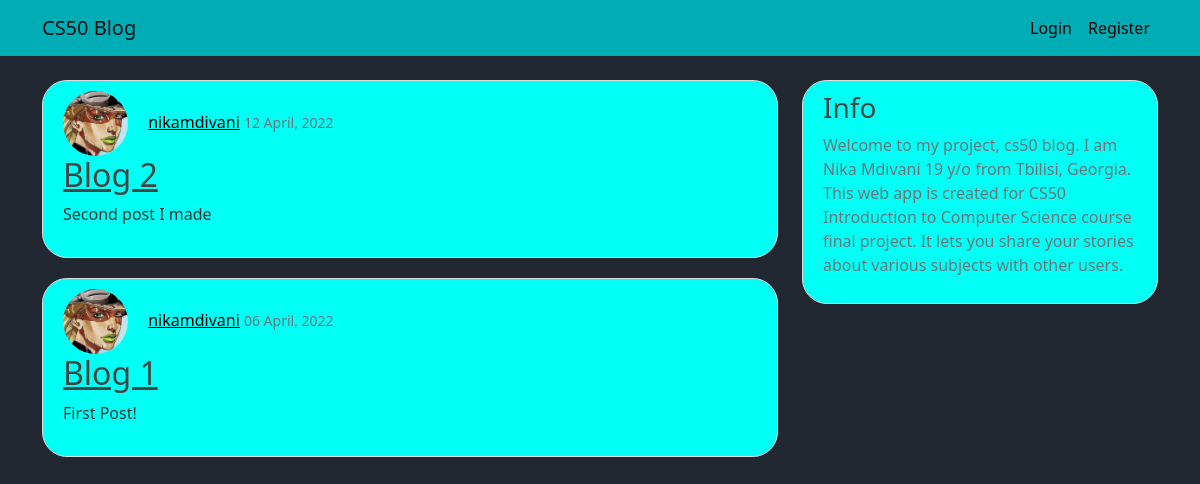
Before: / with the older database file.
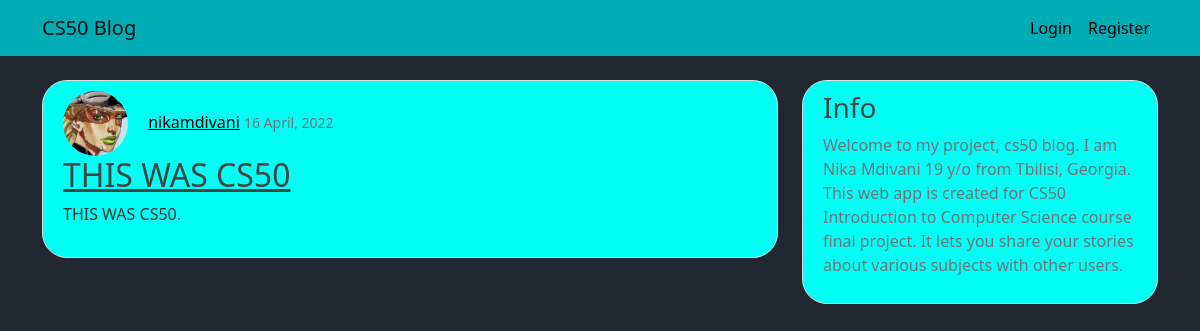
After: the same page with the newer database file.
### blog/models.py (models this page shows, shortened)
class Post(models.Model):
    title = models.CharField(max_length=70)
    content = models.TextField()
    date_posted = models.DateTimeField(default=timezone.now)
    author = models.ForeignKey(User, on_delete=models.CASCADE)

### users/models.py (models this page shows, shortened)
class Profile(models.Model):
    user = models.OneToOneField(User, on_delete=models.CASCADE)
    image = models.ImageField(default = 'default.jpg', upload_to = 'profile_pics')

### blog/views.py (the view)
# urls.py: path('', PostListView.as_view(), name='blog-home'),
class PostListView(ListView):
    model = Post
    template_name = 'blog/home.html'
    context_object_name = 'posts'
    ordering = ['-date_posted']

### blog/templates/blog/home.html (shortened to what this page needs)
{% extends "blog/layout.html" %}
{% block content %}
    {% for post in posts %}
        <article class="media content-section" style="background-color: #00FFF5; border-radius: 25px;">
                <div class="article-metadata" style="border-bottom: none;">
                    <img class="rounded-circle article-img" src="{{ post.author.profile.image.url }}">
                    <a class="mr-2 author_title" href="{% url 'profile' %}">{{ post.author }}</a>
                    <small class="text-muted">{{ post.date_posted|date:"d F, Y" }}</small>
                    <div>
                        <h2><a class="article-title" href="{% url 'post-detail' post.id %}">{{ post.title }}</a></h2>
                        <p class="article-content">{{ post.content }}</p>
                    </div>
                </div>
        </article>
    {% endfor %}
{% endblock %}

### blog/templates/blog/layout.html (shortened to what this page needs)
{% load static %}
<!DOCTYPE html>
<html lang="en">
  <head>
        <link href="https://cdn.jsdelivr.net/npm/bootstrap@5.1.3/dist/css/bootstrap.min.css" rel="stylesheet">
        <link href="{% static 'blog/styles.css' %}" rel="stylesheet">
    </head>
    <body style="background-color: #222831;">
        <header class="site-header">
          <nav class="navbar navbar-expand-md navbar-light fixed-top"; style="background-color: #00ADB5">
            <div class="container">
              <a class="navbar-brand me-4" href="{% url 'blog-home' %}">CS50 Blog</a>
              <div class="collapse navbar-collapse" id="navbarToggle">
                <div class="navbar-nav ms-auto">
                    {% if user.is_authenticated %}
                        <a class="nav-item nav-link" style="color: black;" href="{% url 'post-create' %}">New Post</a>
                        <a class="nav-item nav-link" style="color: black;" href="{% url 'profile' %}">Profile</a>
                        <a class="nav-item nav-link" style="color: black;" href="{% url 'logout' %}">Logout</a>
                    {% else %}
                        <a class="nav-item nav-link" style="color: black;" href="{% url 'login' %}">Login</a>
                        <a class="nav-item nav-link" style="color: black;" href="{% url 'register' %}">Register</a>
                    {% endif %}
                </div>
              </div>
            </div>
          </nav>
        </header>
        <main role="main" class="container">
          <div class="row">
            <div class="col-md-8">
                {% block content %}{% endblock %}
            </div>
            <div class="col-md-4">
              <div class="content-section" style="background-color: #00FFF5; border-radius: 25px;">
                <h3>Info</h3>
                <p class='text-muted'>
                  Welcome to my project, cs50 blog. I am Nika Mdivani 19 y/o from Tbilisi, Georgia. This web app is created for CS50 Introduction to Computer Science course final project. It lets you share your stories about various subjects with other users.
                </p>
              </div>
            </div>
        </div>
    </body>
</html>

### blog/static/blog/styles.css (style rules this page uses)
a { color: black; }
body { background: #fafafa; color: #333333; margin-top: 5rem; }
h1, h2, h3, h4, h5, h6 { color: #444444; }
.site-header .navbar-nav .nav-link { color: #cbd5db; }
.content-section { background: #ffffff; padding: 10px 20px; border: 1px solid #dddddd; border-radius: 3px; margin-bottom: 20px; }
.article-title { color: #444444; }
.article-content { white-space: pre-line; }
.article-img { height: 65px; width: 65px; margin-right: 16px; }
.article-metadata { padding-bottom: 1px; margin-bottom: 4px; border-bottom: 1px solid #e3e3e3 }

Changed rows visible on the page:
removed Post: author.profile.image (picture), author "nikamdivani", date_posted "12 April, 2022", title "Blog 2", content "Second post I made"
removed Post: author.profile.image (picture), author "nikamdivani", date_posted "06 April, 2022", title "Blog 1", content "First Post!"
added Post: author.profile.image (picture), author "nikamdivani", date_posted "16 April, 2022", title "THIS WAS CS50", content "THIS WAS CS50."
